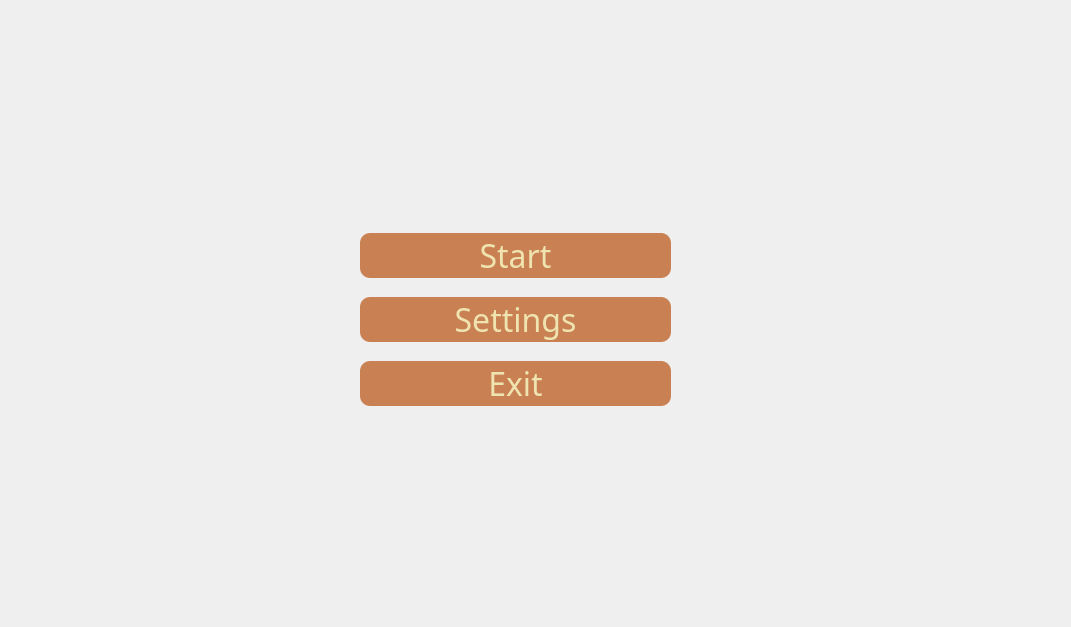
<?xml version="1.0" encoding="UTF-8"?>
<ui version="4.0">
 <class>MainWindow</class>
 <widget class="QMainWindow" name="MainWindow">
  <property name="geometry">
   <rect>
    <x>0</x>
    <y>0</y>
    <width>1071</width>
    <height>627</height>
   </rect>
  </property>
  <property name="focusPolicy">
   <enum>Qt::NoFocus</enum>
  </property>
  <property name="windowTitle">
   <string>MainWindow</string>
  </property>
  <property name="styleSheet">
   <string notr="true"/>
  </property>
  <widget class="QWidget" name="centralwidget">
   <property name="styleSheet">
    <string notr="true"/>
   </property>
   <widget class="QStackedWidget" name="stacked_pages">
    <property name="geometry">
     <rect>
      <x>0</x>
      <y>0</y>
      <width>1071</width>
      <height>631</height>
     </rect>
    </property>
    <property name="currentIndex">
     <number>0</number>
    </property>
    <widget class="QWidget" name="page_main">
     <property name="styleSheet">
      <string notr="true">#page_main {
	background-image: url(:/static/bg_pic_main.png);
	background-repeat: no-repeat;
}</string>
     </property>
     <widget class="QWidget" name="menu_buttons" native="true">
      <property name="geometry">
       <rect>
        <x>360</x>
        <y>220</y>
        <width>311</width>
        <height>201</height>
       </rect>
      </property>
      <property name="styleSheet">
       <string notr="true">QPushButton {
	color: rgb(239, 228, 176);
	background-color: rgb(201, 129, 83);
	border-radius: 10px;
}
QPushButton:hover {
    background-color: rgb(221, 144, 93);
}</string>
      </property>
      <layout class="QVBoxLayout" name="verticalLayout">
       <item>
        <widget class="QPushButton" name="start_button">
         <property name="font">
          <font>
           <family>Bauhaus 93</family>
           <pointsize>24</pointsize>
          </font>
         </property>
         <property name="cursor">
          <cursorShape>PointingHandCursor</cursorShape>
         </property>
         <property name="layoutDirection">
          <enum>Qt::LeftToRight</enum>
         </property>
         <property name="autoFillBackground">
          <bool>false</bool>
         </property>
         <property name="styleSheet">
          <string notr="true"/>
         </property>
         <property name="text">
          <string>Start</string>
         </property>
        </widget>
       </item>
       <item>
        <widget class="QPushButton" name="settings_button">
         <property name="font">
          <font>
           <family>Bauhaus 93</family>
           <pointsize>24</pointsize>
          </font>
         </property>
         <property name="cursor">
          <cursorShape>PointingHandCursor</cursorShape>
         </property>
         <property name="autoFillBackground">
          <bool>false</bool>
         </property>
         <property name="text">
          <string>Settings</string>
         </property>
        </widget>
       </item>
       <item>
        <widget class="QPushButton" name="exit_button">
         <property name="font">
          <font>
           <family>Bauhaus 93</family>
           <pointsize>24</pointsize>
          </font>
         </property>
         <property name="cursor">
          <cursorShape>PointingHandCursor</cursorShape>
         </property>
         <property name="autoFillBackground">
          <bool>false</bool>
         </property>
         <property name="text">
          <string>Exit</string>
         </property>
         <property name="flat">
          <bool>false</bool>
         </property>
        </widget>
       </item>
      </layout>
     </widget>
    </widget>
    <widget class="QWidget" name="page_start"/>
    <widget class="QWidget" name="page_settings">
     <property name="styleSheet">
      <string notr="true">#page_settings {
	background-image: url(:/static/bg_pic_settings.png);
	background-repeat: no-repeat;
}</string>
     </property>
     <widget class="QPushButton" name="quit_settings_button">
      <property name="geometry">
       <rect>
        <x>440</x>
        <y>480</y>
        <width>191</width>
        <height>36</height>
       </rect>
      </property>
      <property name="font">
       <font>
        <family>Bauhaus 93</family>
        <pointsize>24</pointsize>
       </font>
      </property>
      <property name="cursor">
       <cursorShape>PointingHandCursor</cursorShape>
      </property>
      <property name="layoutDirection">
       <enum>Qt::LeftToRight</enum>
      </property>
      <property name="autoFillBackground">
       <bool>false</bool>
      </property>
      <property name="styleSheet">
       <string notr="true">QPushButton {
	color: rgb(116, 80, 24);
	background-color: rgb(58, 42, 13);
	border-radius: 11px;
	border: 3px solid rgb(120, 84, 27);
}
QPushButton:hover {
    background-color: rgb(65, 49, 20);
}</string>
      </property>
      <property name="text">
       <string>Quit</string>
      </property>
     </widget>
    </widget>
   </widget>
  </widget>
 </widget>
 <resources/>
 <connections/>
</ui>
